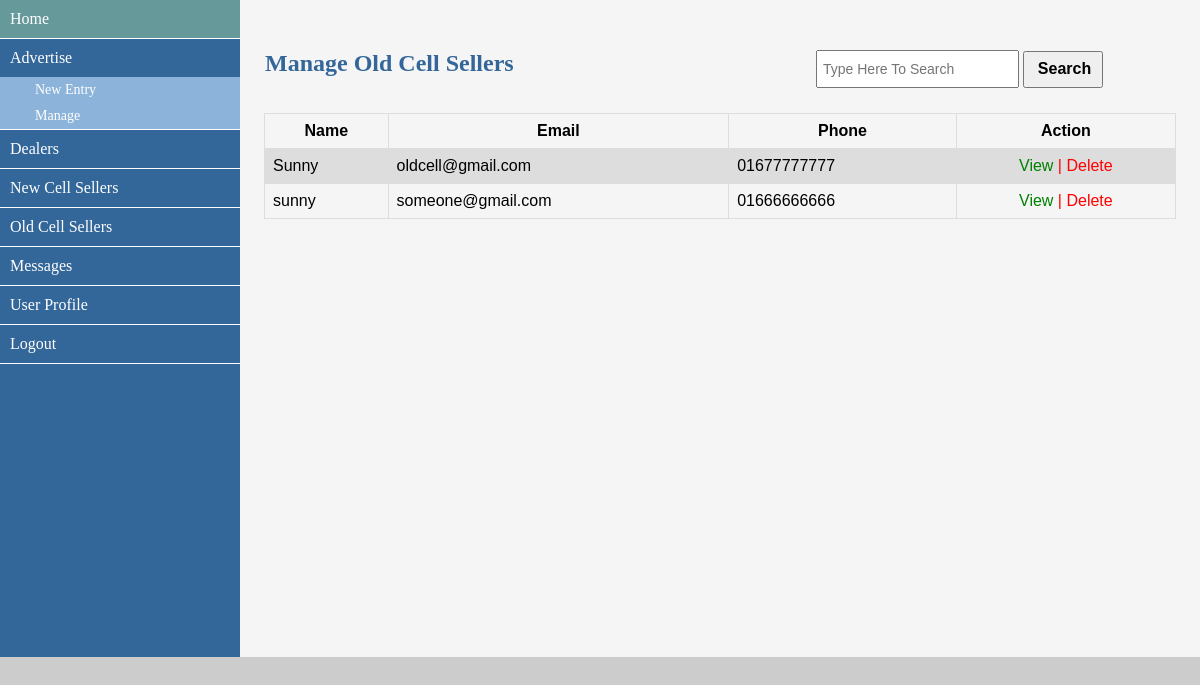
Page /admin/manage_old_cell_sellers.php (signed in) on the committed database.
### tables this page shows
CREATE TABLE `md_user` (
  `user_id` int(10) NOT NULL,
  `user_name` varchar(40) NOT NULL,
  `user_mail` varchar(40) NOT NULL,
  `user_pass` varchar(40) NOT NULL,
  `user_phone` varchar(20) NOT NULL,
  `user_address` varchar(20) NOT NULL,
  `user_type` varchar(20) NOT NULL,
  `user_image` varchar(100) NOT NULL
);

### admin/database.php (called while the page is built, shortened)
<?php
	$dbHost = "localhost";
	$dbUser = "root";
	$dbPass = "";
	$dbName = "db_md";
	$con = mysqli_connect($dbHost,$dbUser,$dbPass,$dbName);
	function selectAll($query) {
		global $con;
		if ($con) {
			$result = mysqli_query($con,$query);
			if ($result) {
				return $result;
			} else {
				echo mysqli_error($con);
			}
		} else {
			echo "Database connection failed";
		}
	}
?>

### admin/manage_old_cell_sellers.php (the view, shortened to what this page needs)
<?php include_once('admin_sidebar.php'); ?>
		<div class="content">
			<div class="form_title">
				<h2>Manage Old Cell Sellers</h2>
			</div>
			<div class="form_search">
				<form action="user_search.php" method="GET">
					<input type="text" name="search" placeholder="Type Here To Search">
					<input type="submit" value="Search" class="btn_search" onclick="return searchT()">
				</form>
			</div>
			<div class="data">
				<table>
					<tr>
						<th>Name</th>
						<th>Email</th>
						<th>Phone</th>
						<th>Action</th>
					</tr>
					<?php
						$query = "SELECT * FROM md_user WHERE user_type='old-cell-seller'";
						$res = selectAll($query);
						$count = mysqli_num_rows($res);
						if ($count < 1) { ?>
						</table>
							<div class="msg">
								<?php echo "No records found"; ?>
							</div>
							</div>
						<?php
							} else {
								while ($result = mysqli_fetch_assoc($res)) {
						?>
					<tr>
						<td><?= $result['user_name']; ?></td>
						<td><?= $result['user_mail']; ?></td>
						<td><?= $result['user_phone']; ?></td>
						<td style="text-align: center;">
							<a href="view_old_cell_seller.php?v=<?= $result['user_id']; ?>" class="clr">View </a>
							<?php
								if ($_SESSION['post'] == 'super-admin' || $_SESSION['post'] == 'sub-admin') { ?>
							<a href="delete_old_cell_seller.php?d=<?= $result['user_id']; ?>" class="dlt" onclick="return confirm('Are you sure to DELETE?')">| Delete</a>
							<?php } ?>
						</td>
					</tr>
					<?php } ?>
				</table>
			</div>
			<?php } ?>
		</div>
	</div>
</body>
</html>

### admin/assets/css/style.css (style rules this page uses)
* { margin: 0px; padding: 0px; outline: 0; }
body { font-family: verdana; background-color: #ccc; }
a { text-decoration: none; }
.container .content { width: 80%; float: left; background-color: whitesmoke; height: 657px; }
.content .form_title { width: 60%; float: left; }
.form_title h2 { margin-top: 50px; padding-left: 25px; color: #336699; }
.content .form_search { width: 40%; float: left; margin-top: 50px; }
.form_search input { width: 50%; height: 30px; padding: 2px; font-size: 14px; padding-left: 5px; }
.form_search .btn_search { width: 80px; height: 37px; font-size: 16px; font-weight: bold; cursor: pointer; }
.content .data { width: 95%; float: left; margin-top: 25px; margin-left: 2.5%; }
.data table { font-family: arial, sans-serif; border-collapse: collapse; width: 100%; }
.data table td, th { border: 1px solid #dddddd; text-align: left; padding: 8px; }
.data table tr:nth-child(even) { background-color: #dddddd; }
.data table th { text-align: center; }
.clr { color: green; }
.dlt { color: red; }

### rows in the picture
md_user: user_name "Sunny", user_mail "oldcell@gmail.com", user_phone "01677777777"
md_user: user_name "sunny", user_mail "someone@gmail.com", user_phone "01666666666"
